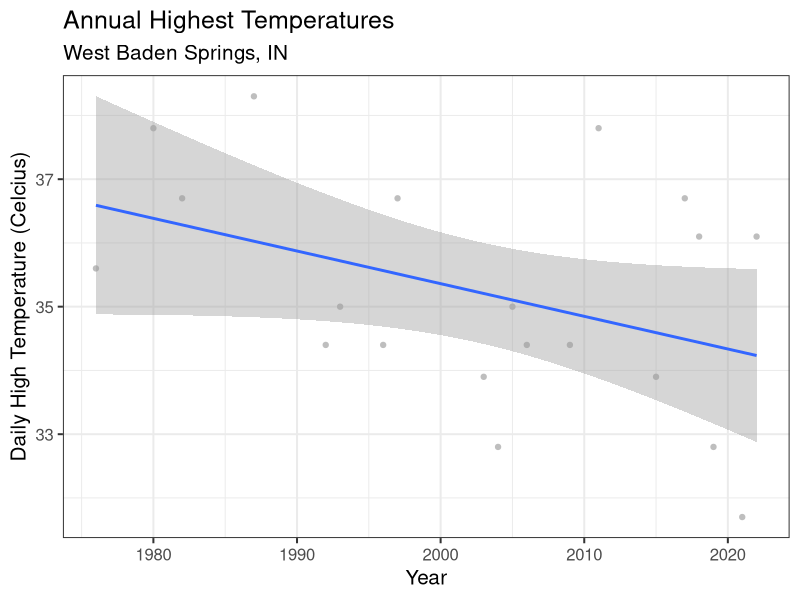
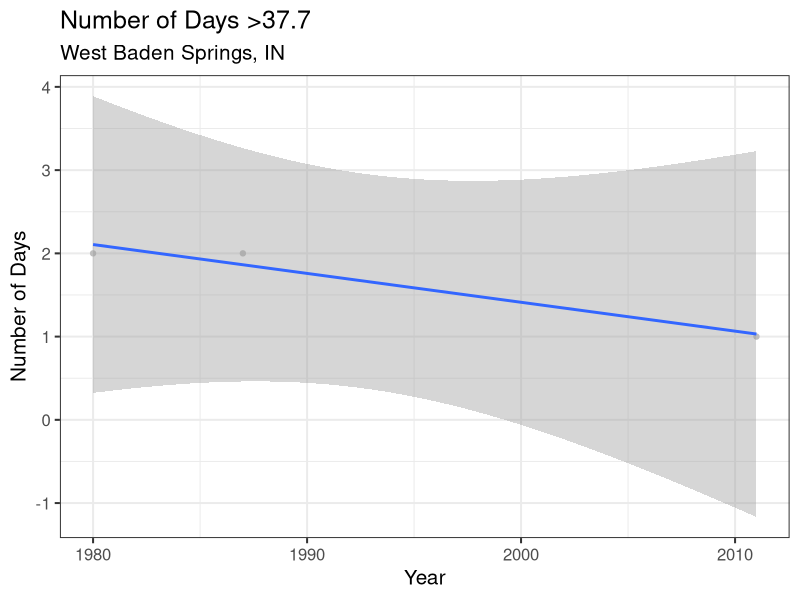

The R script that drew these images, in order:
## R code to manipulate and plot cliamte data for my four field sites ##
## aka another hot mess from Joe Endris ##

library(readr)
library(dplyr)
library(tidyverse)
library(ggplot2)
library(lubridate)

## create objects from datasets##
##temp<-read.csv("~/Library/CloudStorage/GoogleDrive-jendris@my.apsu.edu/.shortcut-targets-by-id/1p5eHgH8eX9-QjkyyA3uRz5Lk7ontMZtO/Rehm lab - General/Trees/5- Climate/Climate Data/Alabama.csv")
setwd("~/Library/CloudStorage/GoogleDrive-jendris@my.apsu.edu/.shortcut-targets-by-id/1p5eHgH8eX9-QjkyyA3uRz5Lk7ontMZtO/Rehm lab - General/Trees/5- Climate/")

IN <- read_csv("Indiana.csv")

str(IN)  #view structure of data ##

## create column for julian date##
## trying to replicate https://stackoverflow.com/questions/21414847/convert-a-date-vector-into-julian-day-in-r##
IN <- mutate(IN, Julian=format(DATE,"%j"))

#omit NA in temperature recordings 
IN<-IN[complete.cases(IN[,7]),]

## monthly mean low temp ##
## update this after creating julian dates ##
IN_TMAX <- IN %>%
  group_by(year=lubridate::floor_date(DATE, "year")) %>%
  summarise(total = max(TMAX))

## create graph for temps by month of year ##

IN_TMAX %>%
  filter(year>1980) %>%
  ggplot(aes(x = year, y = total)) +
  geom_point(color = "grey") +
  geom_smooth(stat="smooth",method="lm")+
  labs(title = "Annual Highest Temperatures",
       subtitle = "West Baden Springs, IN",
       y= "Daily High Temperature (Celcius)",
       x= "Year") + theme_bw(base_size = 15)


#number of days above 37.7
IN_37.7 <- IN %>%
  group_by(year=lubridate::floor_date(DATE, "year")) %>%
  summarise(n=sum(TMAX>37.7))

#plot number of days above 37.7
IN_37.7 %>%
  filter(as.integer(year)>1980)%>%
  filter(n>0)%>%
  ggplot(aes(x = year, y = n)) +
  geom_point(color = "grey") +
  geom_smooth(method="lm")+
  labs(title = "Number of Days >37.7",
       subtitle = "West Baden Springs, IN",
       y= "Number of Days",
       x= "Year") + theme_bw(base_size = 15)


IN_37.7 %>%
  filter(n>0)%>%
  filter(year>1960)
